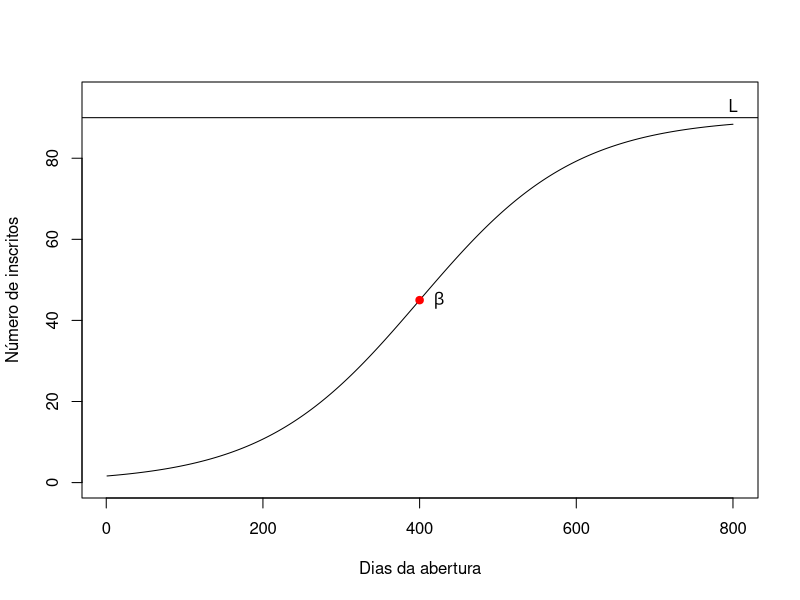
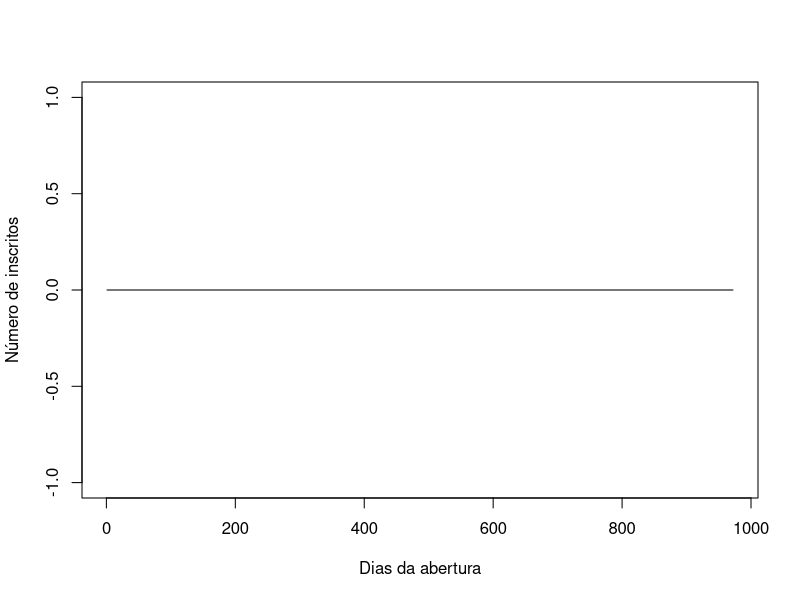

Recreate these plots in R, in order. (Note: this script raises an error after producing the figures.)
# https://en.wikipedia.org/wiki/Logistic_function
# https://www.youtube.com/watch?v=ykO8QVu-v8g



#Bibliotecas
library(tidyverse)

# Leitura dos dados
dados <- read.table("youtube.txt", header = TRUE)

# Constroe a tabela com as somas acumuladas 
dados <- dados %>%
    group_by(CANAL) %>%
    arrange(DIAS) %>%
    mutate(Y = cumsum(INSCRITOS)) %>%
    ungroup()


#Filtra para o canal vocesabia
canal_a <- dados %>%
    filter(CANAL == "vocesabia")



####### MODELO LOGÍSTICO ------------------------------------------------------- 

f_log <- function(DIAS, L, beta, beta0) {
  out <- L/(1+ exp(-beta*(DIAS - beta0)))  #pq esse -beta
  return(out)
}

DIAS <- 1:800

plot(f_log(DIAS = DIAS, L = 90, beta = 0.01, beta0 = 400) ~ DIAS, 
     ylab = "Número de inscritos", xlab = "Dias da abertura",
     type = "l", ylim = c(0,95))
abline(h = 90) 
text(x = 800, y = 93, label = "L")
text(x = 425, y = f_log(DIAS = 400, L = 90, beta = 0.01, beta0 = 400), 
     label = expression(beta))
points(x = 400, pch = 19, col = "red",
       y = f_log(DIAS = 400, L = 90, beta = 0.01, beta0 = 400))

###### MODELO DE OTIMIZAÇÃO ---------------------------------------------------- 

#y = número de assinantes      
f_ols <- function( par, dias, y) {
        mu <- par[1]/(1 + exp(par[2] * (dias - par[3])))
        SQ <- sum( (y - mu)^2 )
        return(SQ)
  }

xpar= c(3052496,0.01,1526248)

xpar= c(0,0,0)

fit_logit_ols <- optim( par= xpar,
                        fn = f_ols, 
                        y = canal_a$Y, 
                        dias = canal_a$DIAS)

fit_logit_ols$par

lst_day <- tail(canal_a,1)[1]%>%pull() + 365

DIAS <- seq(1:lst_day)
v <- f_log(DIAS = DIAS, L = fit_logit_ols$par[1], beta = fit_logit_ols$par[2], beta0 = fit_logit_ols$par[3])

plot(f_log(DIAS = DIAS, L = fit_logit_ols$par[1], beta = fit_logit_ols$par[2], beta0 = fit_logit_ols$par[3]) ~ DIAS, 
     ylab = "Número de inscritos", xlab = "Dias da abertura",
     type = "l")

############# MODELO UTILIZANDO O NLS ----------------------------------

start <- list(L = 3052496,  beta = -0.02, beta0 = 1526248)

start <- list(L = 0,  beta = 0, beta0 = 0)

n0 <- nls(Y ~ L/(1 + exp(-beta * (DIAS - beta0))),
          data = canal_a,
          start = start,
          trace = TRUE)

n0
